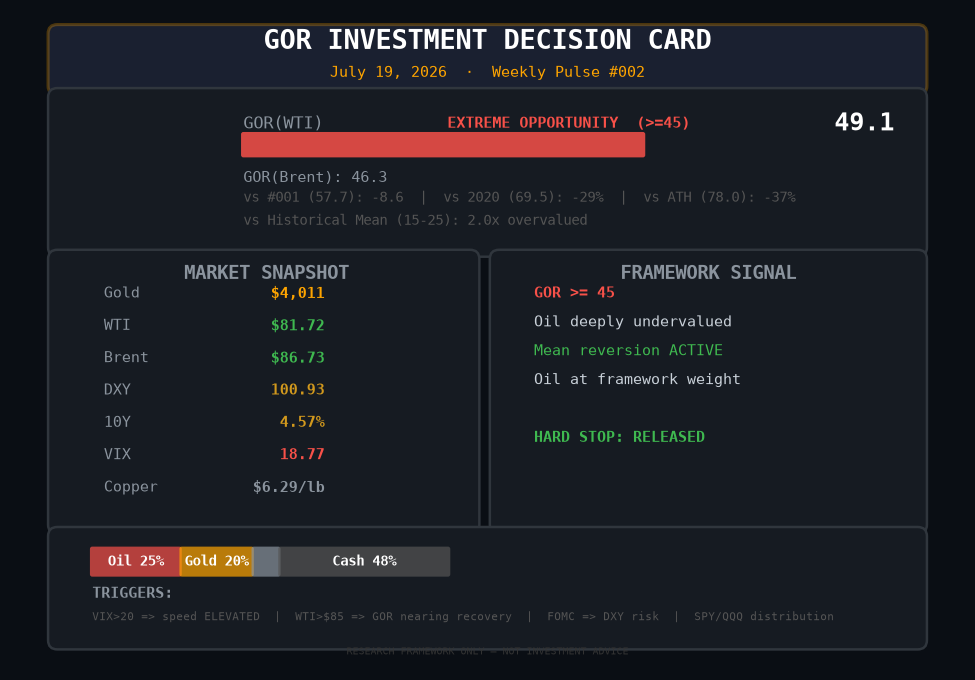

Recreate this plot in Python.
import matplotlib
matplotlib.use('Agg')
import matplotlib.pyplot as plt
import matplotlib.patches as mpatches
import numpy as np

fig, ax = plt.subplots(figsize=(8, 5.5), dpi=150)
fig.patch.set_facecolor('#0a0e14')
ax.set_facecolor('#0a0e14')
ax.set_xlim(0, 8)
ax.set_ylim(0, 5.5)
ax.set_xticks([]); ax.set_yticks([])
for spine in ax.spines.values(): spine.set_visible(False)

def box(x, y, w, h, color='#1a2030', lc='#30363d', lw=1.2):
    ax.add_patch(mpatches.FancyBboxPatch((x,y), w, h, boxstyle='round,pad=0.08',
        facecolor=color, edgecolor=lc, linewidth=lw, zorder=2))

def txt(x, y, s, size=8, color='#c9d1d9', bold=False, ha='left', mono=True):
    ax.text(x, y, s, fontsize=size, color=color, fontfamily='monospace' if mono else 'sans-serif',
            fontweight='bold' if bold else 'normal', ha=ha, va='center', zorder=3)

# ─── HEADER ───────────────────────────────────────────────
box(0.3, 4.95, 7.4, 0.45, '#1a2030', '#ffa50044', 1.5)
txt(4.0, 5.33, 'GOR INVESTMENT DECISION CARD', 13, '#fff', True, 'center')
txt(4.0, 5.06, 'July 19, 2026  ·  Weekly Pulse #002', 7, '#ffa500', False, 'center')

# ─── GOR BAR ──────────────────────────────────────────────
box(0.3, 3.55, 7.4, 1.3, '#161b22', '#30363d')
# GOR bar
bar_w = 5.6
bar_h = 0.18
bar_x, bar_y = 1.9, 4.35
ax.add_patch(mpatches.FancyBboxPatch((bar_x, bar_y), bar_w, bar_h, boxstyle='round,pad=0.02',
    facecolor='#21262d', edgecolor='none', zorder=1))
fill_w = bar_w * 49.1 / 80
ax.add_patch(mpatches.FancyBboxPatch((bar_x, bar_y), fill_w, bar_h, boxstyle='round,pad=0.02',
    facecolor='#f85149', edgecolor='none', alpha=0.85, zorder=2))
txt(1.9, 4.62, 'GOR(WTI)', 8, '#8b949e', False, 'left')
txt(7.5, 4.62, '49.1', 12, '#fff', True, 'right')
txt(4.7, 4.62, 'EXTREME OPPORTUNITY  (>=45)', 7, '#f85149', True, 'center')
txt(1.9, 4.15, 'GOR(Brent): 46.3', 7, '#8b949e')
txt(1.9, 3.98, 'vs #001 (57.7): -8.6  |  vs 2020 (69.5): -29%  |  vs ATH (78.0): -37%', 6.5, '#555')
txt(1.9, 3.78, 'vs Historical Mean (15-25): 2.0x overvalued', 6.5, '#555')

# ─── LEFT COLUMN: MARKET ─────────────────────────────────
box(0.3, 1.15, 3.55, 2.3, '#161b22', '#30363d')
txt(2.1, 3.32, 'MARKET SNAPSHOT', 9, '#8b949e', True, 'center')
items = [
    ('Gold', '$4,011', '#ffa500'),
    ('WTI', '$81.72', '#3fb950'),
    ('Brent', '$86.73', '#3fb950'),
    ('DXY', '100.93', '#d2991d'),
    ('10Y', '4.57%', '#d2991d'),
    ('VIX', '18.77', '#f85149'),
    ('Copper', '$6.29/lb', '#8b949e'),
]
for i, (label, val, col) in enumerate(items):
    y = 3.15 - i * 0.28
    txt(0.7, y, label, 7, '#8b949e')
    txt(2.6, y, val, 7, col, True, 'right')

# ─── RIGHT COLUMN: FRAMEWORK ──────────────────────────────
box(4.1, 1.15, 3.6, 2.3, '#161b22', '#30363d')
txt(5.9, 3.32, 'FRAMEWORK SIGNAL', 9, '#8b949e', True, 'center')
fw_items = [
    ('GOR >= 45', '#f85149', True),
    ('Oil deeply undervalued', '#c9d1d9', False),
    ('Mean reversion ACTIVE', '#3fb950', False),
    ('Oil at framework weight', '#c9d1d9', False),
    ('', '#555', False),
    ('HARD STOP: RELEASED', '#3fb950', True),
]
for i, (label, col, b) in enumerate(fw_items):
    y = 3.15 - i * 0.25
    txt(4.4, y, label, 7, col, b)

# ─── BOTTOM: ALLOCATION + TRIGGERS ────────────────────────
box(0.3, 0.15, 7.4, 0.9, '#161b22', '#30363d')
# Allocation bar
alloc = [('Oil', 25, '#f85149'), ('Gold', 20, '#ffa500'), ('A-Shr', 7, '#8b949e'), ('Cash', 48, '#555')]
x_start = 0.6
for label, pct, col in alloc:
    w = pct / 100 * 3.0
    ax.add_patch(mpatches.FancyBboxPatch((x_start, 0.72), w, 0.22, boxstyle='round,pad=0.02',
        facecolor=col, edgecolor='none', alpha=0.7, zorder=2))
    if pct >= 15:
        txt(x_start + w/2, 0.83, f'{label} {pct}%', 6.5, '#fff', True, 'center')
    x_start += w + 0.02

txt(0.6, 0.55, 'TRIGGERS:', 7, '#8b949e', True)
txt(0.6, 0.35, 'VIX>20 => speed ELEVATED  |  WTI>$85 => GOR nearing recovery  |  FOMC => DXY risk  |  SPY/QQQ distribution', 5.5, '#555')

# ─── DISCLAIMER ──────────────────────────────────────────
txt(4.0, 0.05, 'RESEARCH FRAMEWORK ONLY — NOT INVESTMENT ADVICE', 5, '#333', False, 'center')

out = r'c:\Users\Admin\Documents\陈嘉-资料备份\08.投资决策框架\看板日志\decision_card_002.png'
fig.savefig(out, dpi=150, facecolor='#0a0e14', bbox_inches='tight', pad_inches=0.15)
print(f'Saved: {out}')
